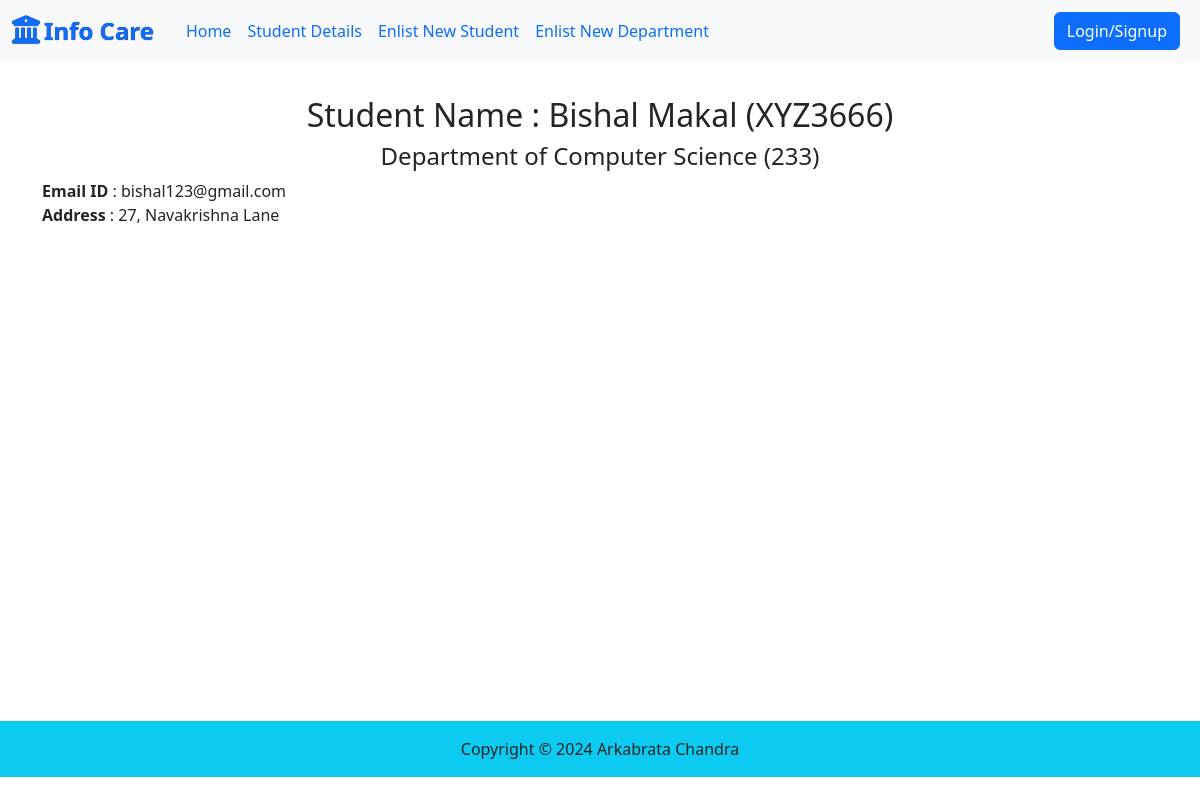
Page /profile/XYZ3666 on the committed database.
### studentcard/models.py (models this page shows, shortened)
class Student(models.Model):
    stu_id = models.OneToOneField(Student_Id,related_name="studentId",on_delete=models.CASCADE,null=True,blank=True)
    dept = models.ForeignKey(Department,related_name="dept",on_delete=models.CASCADE,null=True,blank=True)
    stu_name = models.CharField(max_length=100,default="student")
    stu_email = models.EmailField(default=None,unique=True)
    stu_address = models.CharField(max_length=100,default=None)
    class Meta:
        ordering = ["stu_name"]

class Student_Id(models.Model):
    student_id = models.CharField(max_length=20,default=None)

class Department(models.Model):
    department = models.CharField(max_length=50,default=None,unique=True)
    code = models.IntegerField(default=None,unique=True)
    hod_name = models.CharField(max_length=100,default=None)
    class Meta:
        ordering = ['department']

### studentcard/views.py (the view)
# urls.py: path('profile/<profile_code>',profile_info,name="Profile")
@csrf_exempt
def profile_info(request,profile_code):
    try:
        stu_ins = Student.objects.filter(stu_id__student_id = profile_code)[0]
        return render(request,"report/profile.html",context={"stu_info" : stu_ins})
    except Exception as e:
        print(e)
    return HttpResponse("Student not deleted")

### studentcard/templates/report/profile.html
{% extends "base.html" %}
{% block main %}
    <div class="container">
        <h2 class="text-center">Student Name : {{stu_info.stu_name}} ({{stu_info.stu_id.student_id}})</h2>
        <h4 class="text-center">Department of {{stu_info.dept.department}} ({{stu_info.dept.code}})</h4>
        <div>
            <b>Email ID</b> : {{stu_info.stu_email}}<br>
            <b>Address</b> : {{stu_info.stu_address}}
        </div>
    </div>
{% endblock %}

### rows in the picture
Student: stu_name "Bishal Makal", stu_id.student_id "XYZ3666", dept.department "Computer Science", dept.code "233", stu_email "bishal123@gmail.com", stu_address "27, Navakrishna Lane"
